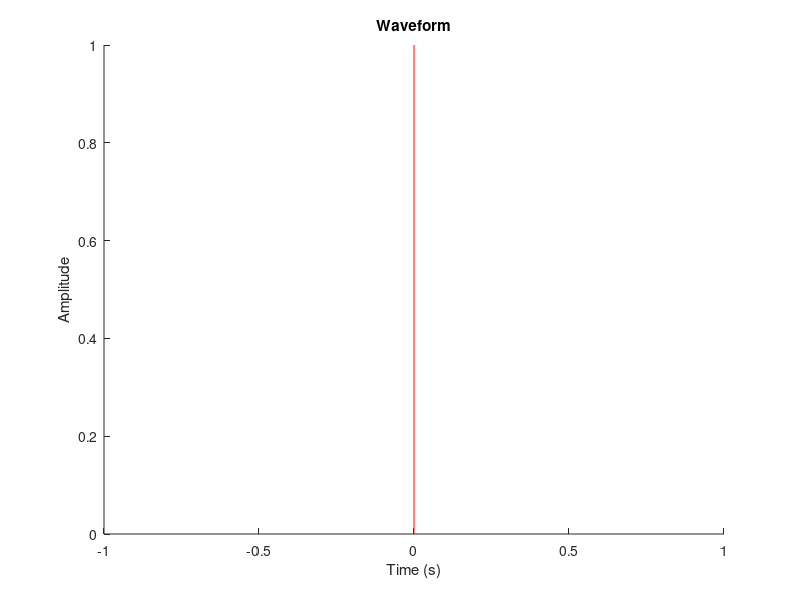

The MATLAB source for this figure: (Note: this script raises an error after producing the figure.)
%%
% Created on 12 Mar 2024

% @author: mkachlicka
%%

%addpath('/Users/mkachlicka/Documents/production')
%%
% Get all .wav files in the folder
folder = 'examples/';
wavFilePattern = fullfile(folder, '*.wav');
wavFiles = dir(wavFilePattern);

% Create a figure
figure;

% Create waveform subplot
subplot(1,1,1);
xlabel('Time (s)');
ylabel('Amplitude');
title('Waveform');
hold on;

% Initialize the red line
h_line = line([0, 0], ylim, 'Color', 'r');

% Main loop
for i = 1:length(wavFiles)
    % Load audio file
    wavFilename = fullfile(folder, wavFiles(i).name);
    [y, Fs] = audioread(wavFilename);
    t = (0:length(y)-1) / Fs;
    
    % Plot waveform
    h_waveform = plot(t, y);
    
    % Set x-axis limits
    xlim([0, max(t)]);
    
    % Set title with current file name
    title(['Waveform - ' wavFiles(i).name], 'Interpreter', 'none');
    
    % Load corresponding TextGrid file
    textGridFilename = strrep(wavFilename, '.wav', '.TextGrid');
    tg = tgRead(textGridFilename);
    
    % Extract timing and label information
    time_stamp = tg.tier{1,2}.T1;
    word_vec = tg.tier{1,2}.Label;
    
% Plot annotations
for j = 1:length(time_stamp)
    start_time = time_stamp(j);
    end_time = time_stamp(min(j+1, length(time_stamp)));
    if j == length(time_stamp)
        middle_time = (end_time + length(y) / Fs) / 2; % Middle between last time stamp and end of audio
    else
        middle_time = (start_time + end_time) / 2;
    end
    label = word_vec{j};
    
    % Plot vertical dotted lines
    line([start_time, start_time], ylim, 'Color', 'k', 'LineStyle', '--');
    
    % Add label text above the waveform
    text(middle_time, max(y), label, 'HorizontalAlignment', 'center', 'VerticalAlignment', 'bottom');
end
    
    % Play the audio
    player = audioplayer(y, Fs);
    play(player);
    
    % Update the position of the red line while playing
    while isplaying(player)
        currentPosition = player.CurrentSample / Fs;
        yLimits = ylim;
        set(h_line, 'XData', [currentPosition, currentPosition], 'YData', yLimits);
        drawnow limitrate; % Update the figure
    end
    
    % Prompt user to enter comment
    fprintf('Enter comment for %s (press Enter to skip): ', wavFiles(i).name);
    comment = input('', 's');
    
    % Save comment with the file name
    wavFiles(i).comment = comment;
    
    % Check if there are more sounds to play
    if i < length(wavFiles)
        fprintf('Press the spacebar to play the next sound.\n');
        waitforbuttonpress; % Wait for spacebar press to play the next sound
    end
    
    % Clear the waveform plot for the next sound
    delete(h_waveform);
    
    % Clear the annotations
    delete(findobj('Type', 'Line', 'Color', 'k', 'LineStyle', '--'));
    delete(findobj('Type', 'Text'));
end

close(gcf);
save('preview_examples.mat', 'wavFiles')
writetable(struct2table(wavFiles), 'preview_examples.csv')
